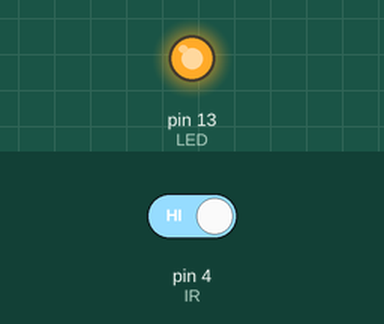
This sketch was run on a simulated Arduino Uno, built with avr-gcc and run on an emulated ATmega328P. On the bench: output pins drawn as LEDs (lit = HIGH). The inputs (shaded band) are chosen by the test bench; at power-on: pin 4 (IR) HIGH.

Above: at 1.2 s.
1.3 s: pin 4 (IR) driven LOW
At 2.1 s:
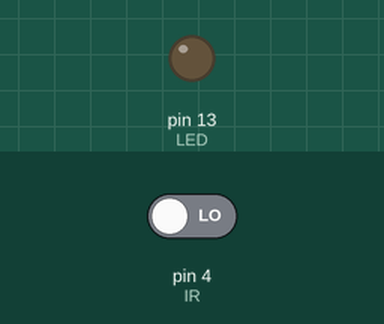
2.8 s: pin 4 (IR) driven HIGH
At 3.2 s:
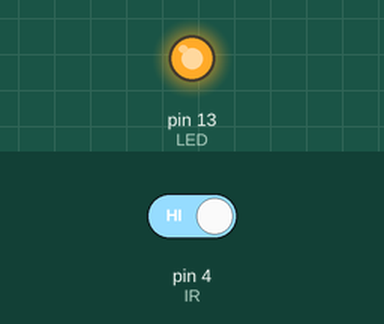
Timing chart, 0 to 5.8 s (numbered marks = the images above; inputs shaded):
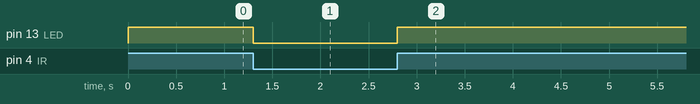

Measured:
- after the input at 1.3 s, pin 13 (LED): HIGH → LOW at once
- after the input at 2.8 s, pin 13 (LED): LOW → HIGH at once

The sketch:

sketch_dec27b.ino
```cpp
int LED = 13 ;
int IR = 4; //Entrada digital conectada al sensor infrarrojo

void setup()
{
 pinMode( LED, OUTPUT) ; // LED como salida
 pinMode( IR , INPUT) ; //Sensor infrarrojo como entrada
}

void loop()
{
 int valor = digitalRead(IR) ; //leemos el valor del sensor infrarrojo
 digitalWrite( LED, valor) ;
}
```
